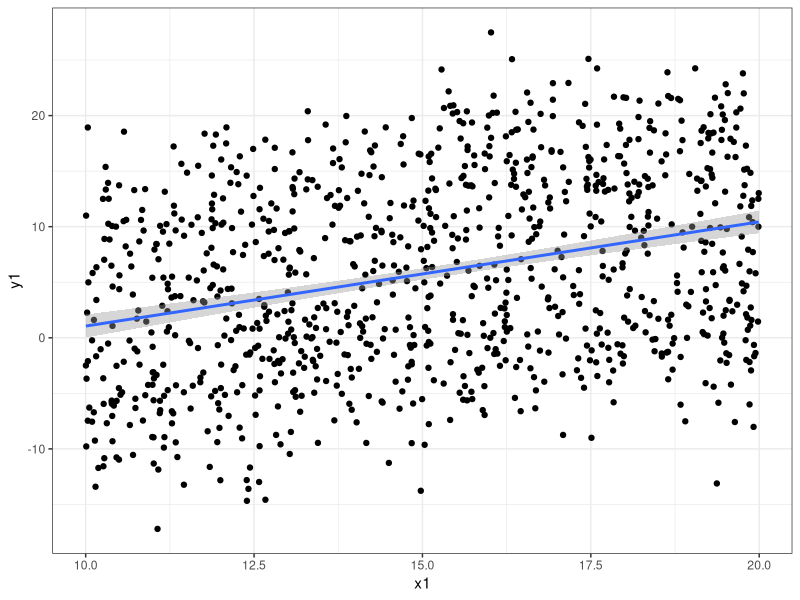
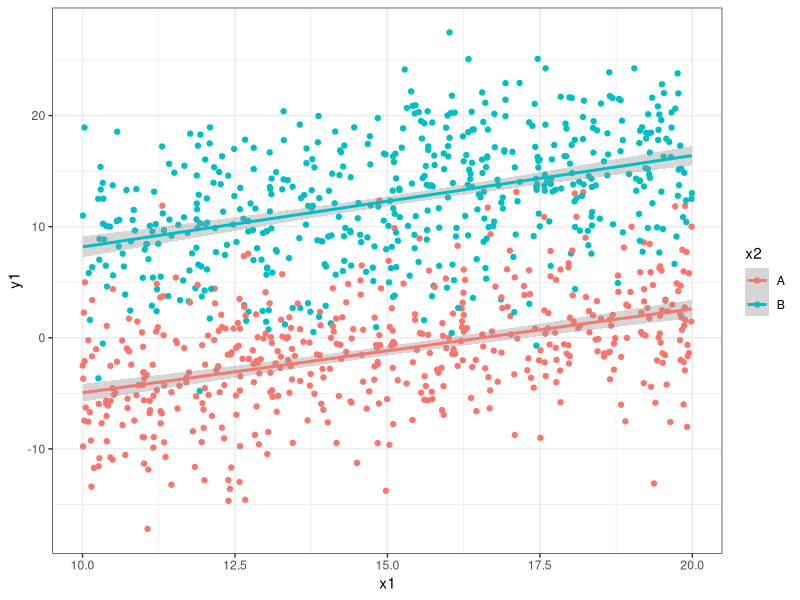
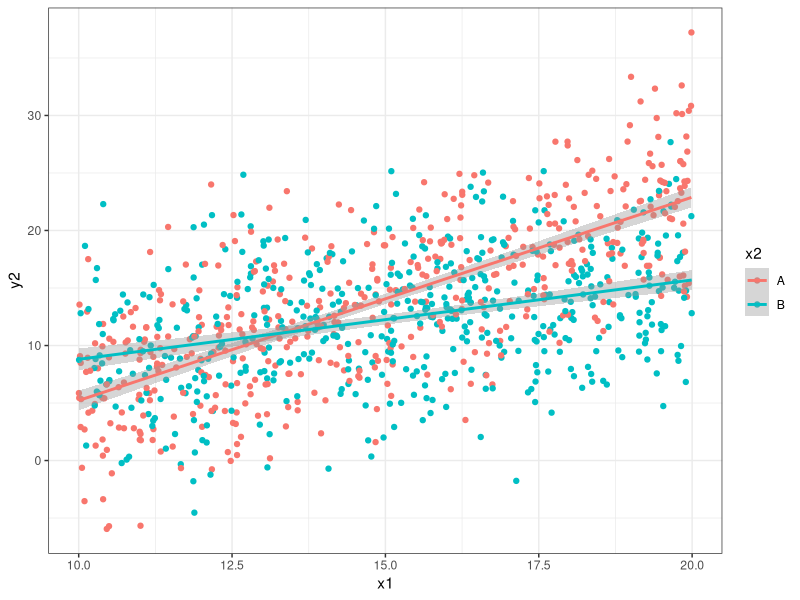

Recreate these plots in R, in order.
library(tidyverse)
library(readxl)

theme_set(theme_bw())

# leitura dos dados

dados <- read_xlsx("dados.xlsx")

dados


dados %>% 
  ggplot(aes(x1, y1)) + 
    geom_point() + 
    geom_smooth(method = "lm")


dados %>% 
  ggplot(aes(x1, y1, color = x2)) + 
    geom_point() + 
    geom_smooth(method = "lm")


dados %>% 
  ggplot(aes(x1, y2, color = x2)) + 
    geom_point() + 
    geom_smooth(method = "lm")

